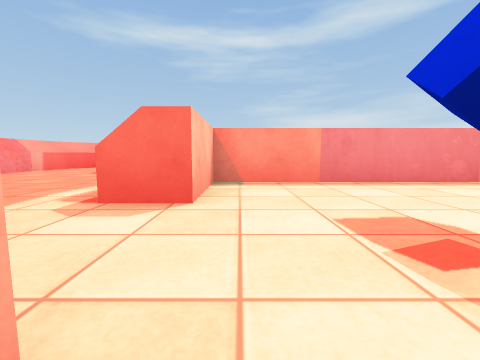
View 1 (above)

17 first-person views from a walk through a 3-D level made in the Unity game engine. The camera is 0.51 m above the floor, tilts 6° down and sees 90° across. The floor is counted in squares, 1 m on a side. Each view is taken from the middle of a square. On the plan, view 1 faces up. The plan holds only what a view shows up to about 9 squares ahead; the rest is blank. Some surface patterns are stand-ins.

View 2
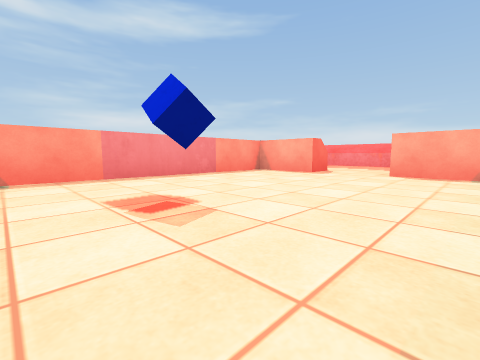

View 3
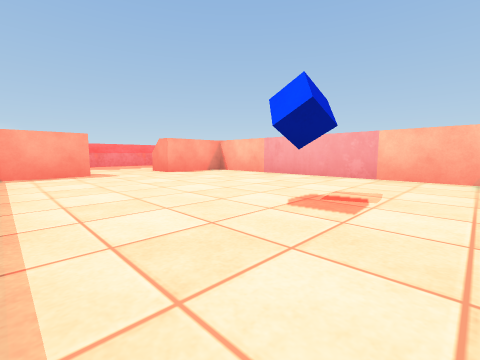

View 4
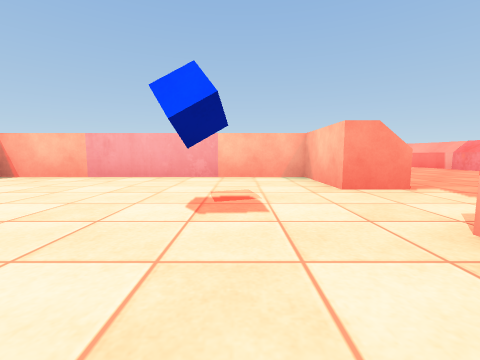

View 5
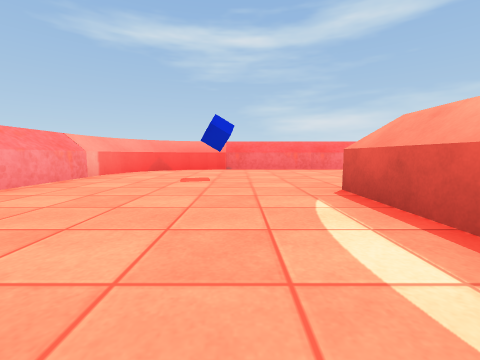

View 6
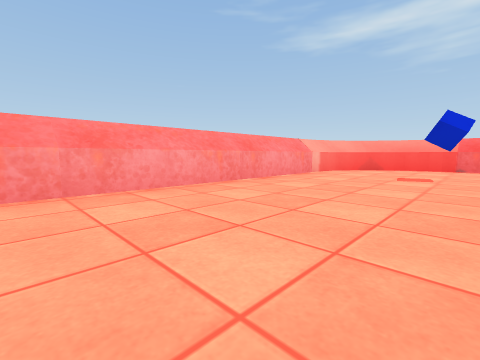

View 7
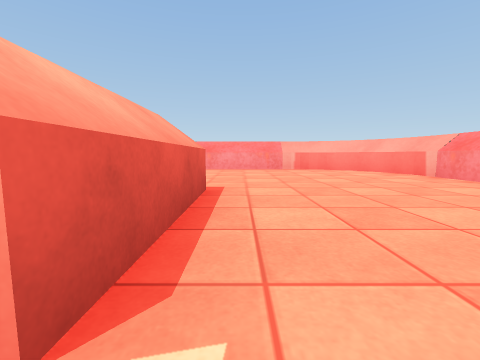

View 8
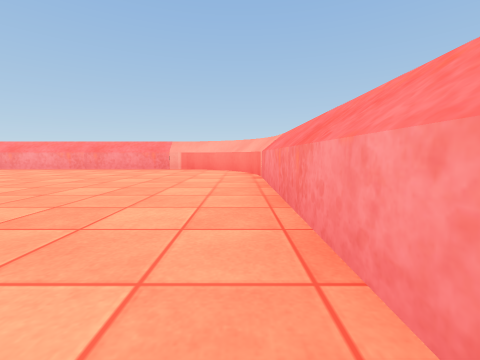

View 9
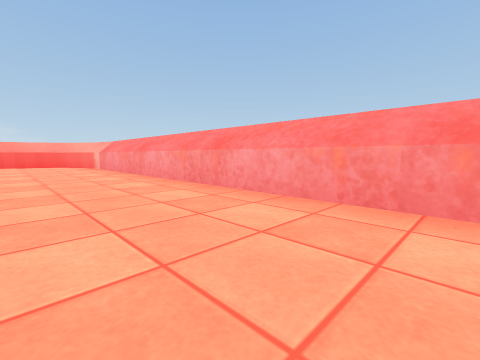

View 10
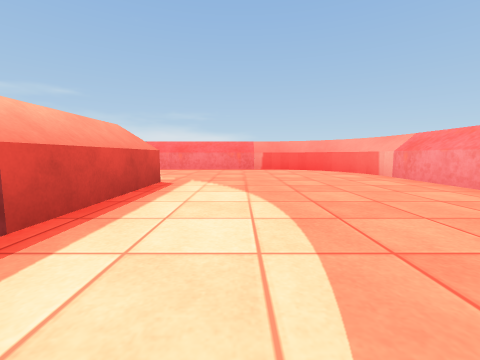

View 11
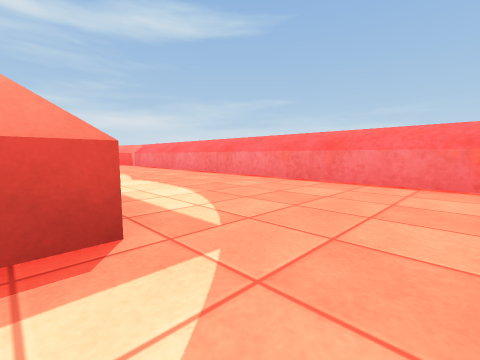

View 12
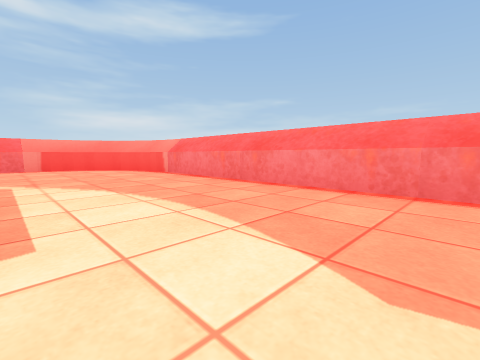

View 13
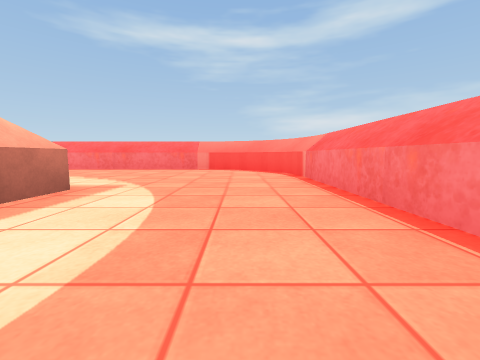

View 14
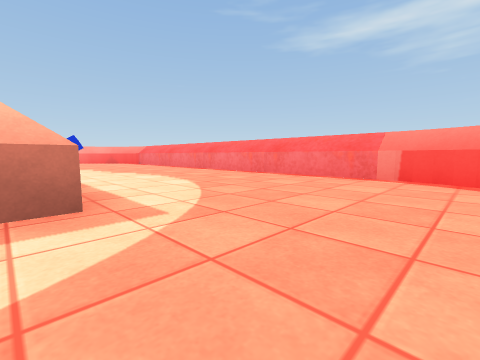

View 15
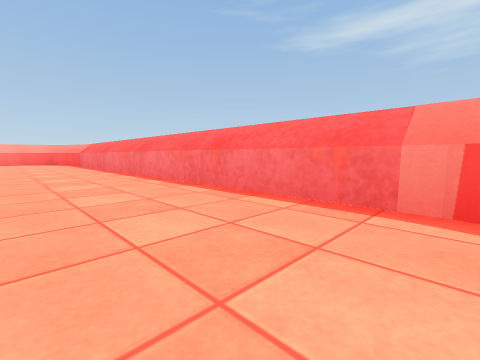

View 16
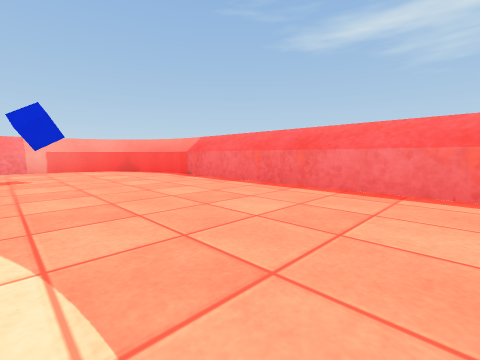

View 17
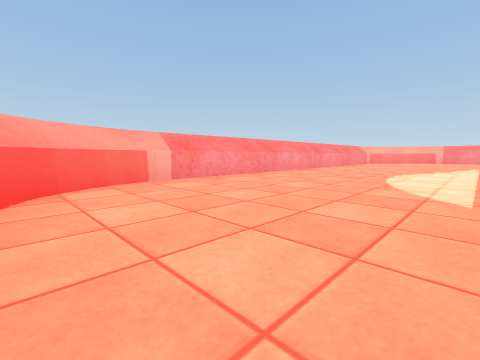

### Floor plan
Key: @ floor where view 1 was taken; # wall or solid block; . floor; C blue cube; O other object.
Columns run from 7 left of view 1 to 12 right of it. Each row starts with its distance up from view 1.
 11   OO############OO
 10  OO..............OO
  9 OO................OO
  8 O..................O
  7 #..C...............#
  6 #......   .........#
  5 #.....#########....#
  4 #.....#.......#....#
  3 #.....#.......#....#
  2 #..................#
  1 #.......C..........#
  0 #.....#@......#....#
 -1 #.....#.......#....#
 -2 #.....#########....#
 -3 #..................#
 -4 #..................#
 -5 O..................O
 -6 OO................OO
 -7  OO..............OO
 -8   OO############OO

Where each view was taken, in squares from view 1:
view 1: 0 up, 0 right, facing up
view 2: 1 down, 0 right, facing up-right
view 3: 4 up, 0 right, facing down-right
view 4: 4 up, 1 right, facing down
view 5: 2 up, 3 left, facing up
view 6: 1 up, 3 left, facing up-left
view 7: 1 up, 2 left, facing down
view 8: 1 up, 6 left, facing down
view 9: 5 down, 1 left, facing down-right
view 10: 4 down, 3 right, facing right
view 11: 4 down, 7 right, facing up-right
view 12: 1 up, 8 right, facing up-right
view 13: 2 up, 10 right, facing up
view 14: 5 up, 10 right, facing up-left
view 15: 8 up, 9 right, facing up-left
view 16: 7 up, 2 right, facing up-left
view 17: 3 down, 11 right, facing down-left
